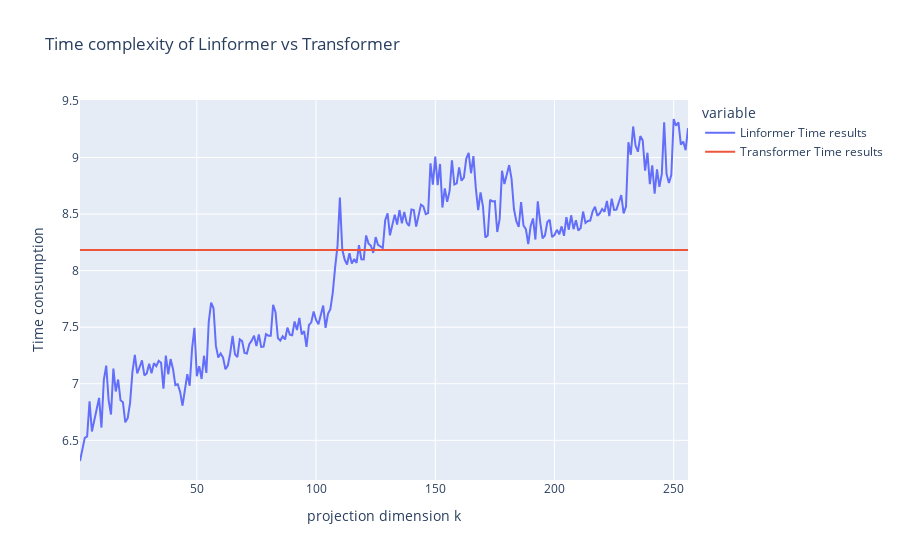
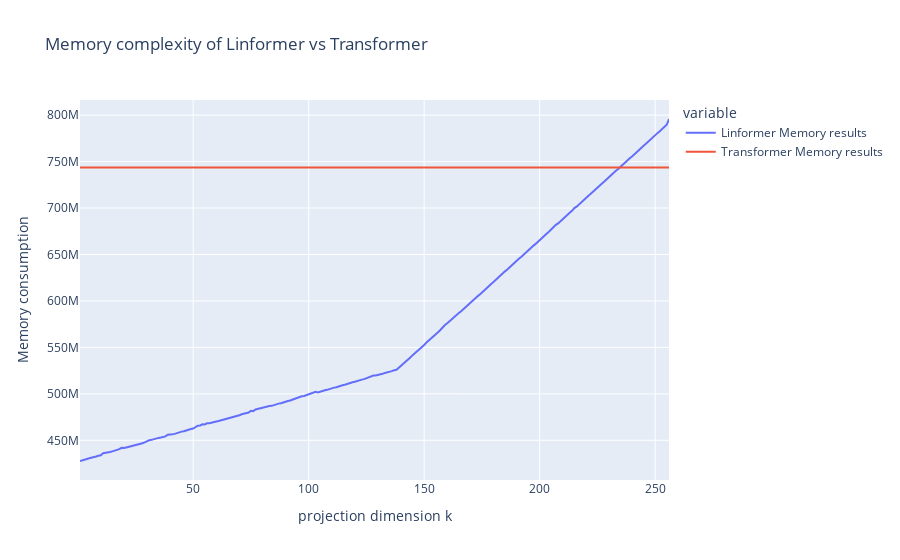

The cell these charts' notebook holds for them, in order:
### Code cell
time_data = pd.DataFrame({'Linformer Time results': time_results_linformer.values(),
                          'Transformer Time results': time_results_transformer.values()},
                         index=time_results_linformer.keys())

memory_data = pd.DataFrame({'Linformer Memory results': memory_results_linformer.values(),
                            'Transformer Memory results': memory_results_transformer.values()},
                           index=memory_results_linformer.keys())
fig = px.line(time_data, labels={'value': 'Time consumption', 'index': 'projection dimension k'},
              title='Time complexity of Linformer vs Transformer')

fig.show()
fig = px.line(memory_data, labels={'value': 'Memory consumption', 'index': 'projection dimension k'},
              title='Memory complexity of Linformer vs Transformer')

fig.show()

### Figure 1 — Plotly figure (JSON) as saved in the notebook; plotly's stock layout.template omitted (floating-point values rounded to 4 significant figures; data arrays with more than 128 entries replaced by an {"elided": "..."} marker saying what was removed)
{"data": [{"hovertemplate": "variable=Linformer Time results<br>projection dimension k=%{x}<br>Time consumption=%{y}<extra></extra>", "legendgroup": "Linformer Time results", "line": {"color": "#636efa", "dash": "solid"}, "marker": {"symbol": "circle"}, "mode": "lines", "name": "Linformer Time results", "orientation": "v", "showlegend": true, "x": {"elided": "256 int values"}, "xaxis": "x", "y": {"elided": "256 float values"}, "yaxis": "y", "type": "scatter"}, {"hovertemplate": "variable=Transformer Time results<br>projection dimension k=%{x}<br>Time consumption=%{y}<extra></extra>", "legendgroup": "Transformer Time results", "line": {"color": "#EF553B", "dash": "solid"}, "marker": {"symbol": "circle"}, "mode": "lines", "name": "Transformer Time results", "orientation": "v", "showlegend": true, "x": {"elided": "256 int values"}, "xaxis": "x", "y": {"elided": "256 float values"}, "yaxis": "y", "type": "scatter"}], "layout": {"xaxis": {"anchor": "y", "domain": [0.0, 1.0], "title": {"text": "projection dimension k"}}, "yaxis": {"anchor": "x", "domain": [0.0, 1.0], "title": {"text": "Time consumption"}}, "legend": {"title": {"text": "variable"}, "tracegroupgap": 0}, "title": {"text": "Time complexity of Linformer vs Transformer"}}}

### Figure 2 — Plotly figure (JSON) as saved in the notebook; plotly's stock layout.template omitted (floating-point values rounded to 4 significant figures; data arrays with more than 128 entries replaced by an {"elided": "..."} marker saying what was removed)
{"data": [{"hovertemplate": "variable=Linformer Memory results<br>projection dimension k=%{x}<br>Memory consumption=%{y}<extra></extra>", "legendgroup": "Linformer Memory results", "line": {"color": "#636efa", "dash": "solid"}, "marker": {"symbol": "circle"}, "mode": "lines", "name": "Linformer Memory results", "orientation": "v", "showlegend": true, "x": {"elided": "256 int values"}, "xaxis": "x", "y": {"elided": "256 int values"}, "yaxis": "y", "type": "scatter"}, {"hovertemplate": "variable=Transformer Memory results<br>projection dimension k=%{x}<br>Memory consumption=%{y}<extra></extra>", "legendgroup": "Transformer Memory results", "line": {"color": "#EF553B", "dash": "solid"}, "marker": {"symbol": "circle"}, "mode": "lines", "name": "Transformer Memory results", "orientation": "v", "showlegend": true, "x": {"elided": "256 int values"}, "xaxis": "x", "y": {"elided": "256 int values"}, "yaxis": "y", "type": "scatter"}], "layout": {"xaxis": {"anchor": "y", "domain": [0.0, 1.0], "title": {"text": "projection dimension k"}}, "yaxis": {"anchor": "x", "domain": [0.0, 1.0], "title": {"text": "Memory consumption"}}, "legend": {"title": {"text": "variable"}, "tracegroupgap": 0}, "title": {"text": "Memory complexity of Linformer vs Transformer"}}}
